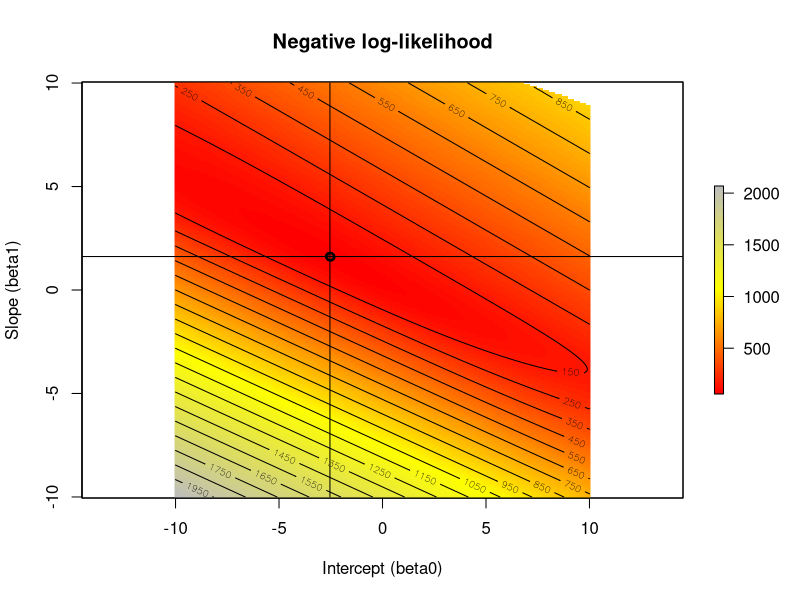
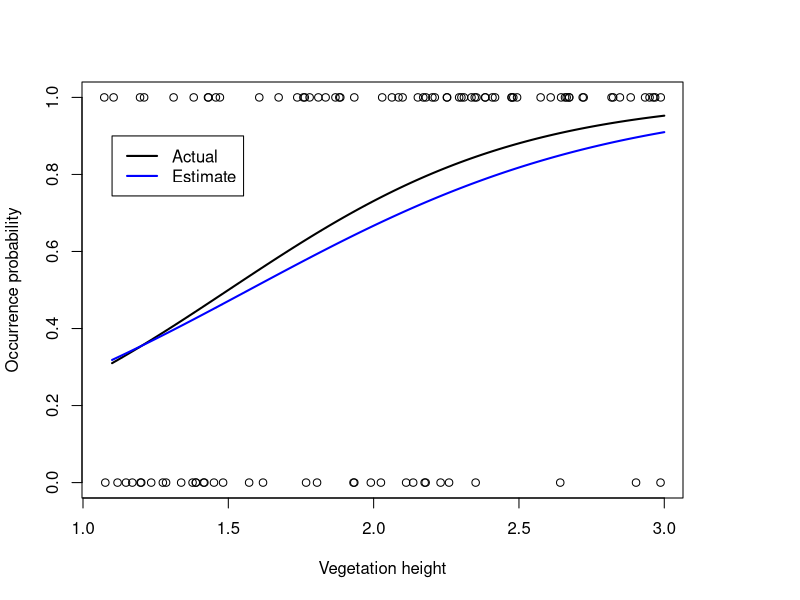

Source code (R) for these figures, in order:
#   Applied hierarchical modeling in ecology
#   Modeling distribution, abundance and species richness using R and BUGS
#   Volume 1: Prelude and Static models
#   Marc Kéry & J. Andy Royle
#
# Chapter 2. What are hierarchical models and how do we analyze them?
# =========================================================================

# 2.4 Classical inference based on likelihood
# ===========================================

# 2.4.1 The frequentist interpretation (no code)
# 2.4.2 Properties of MLEs (no code)
# 2.4.3 Delta approximation (no code)

# 2.4.4 Example: Classical inference for logistic regression
# ------------------------------------------------------------------------
# Simulate a covariate called vegHt for 100 sites
set.seed(2014)  # Set seed so we all get the same values of vegHt
M <- 100        # Number of sites surveyed
vegHt <- runif(M, 1, 3) # uniform from 1 to 3

# Suppose that occupancy probability increases with vegHt
# The relationship is described by an intercept of -3 and
#    a slope parameter of 2 on the logit scale
beta0 <- -3
beta1 <- 2
psi <- plogis(beta0 + beta1*vegHt) # apply inverse logit

# Now we go to 100 sites and observe presence or absence
z <- rbinom(M, 1, psi)

# Definition of negative log-likelihood.
negLogLike <- function(beta, y, x) {
  beta0 <- beta[1]
  beta1 <- beta[2]
  psi <- plogis(beta0 + beta1*x)
  likelihood <- psi^y * (1-psi)^(1-y) # same as next line:
  #   likelihood <- dbinom(y, 1, psi)
  return(-sum(log(likelihood)))
}

# Look at (negative) log-likelihood for 2 parameter sets
negLogLike(c(0,0), y=z, x=vegHt)
negLogLike(c(-3,2), y=z, x=vegHt) # Lower is better!

# Let's minimize it formally by function minimisation
starting.values <- c(beta0=0, beta1=0)
opt.out <- optim(starting.values, negLogLike, y=z, x=vegHt, hessian=TRUE)
(mles <- opt.out$par)     # MLEs are pretty close to truth

# Alternative 1: Brute-force grid search for MLEs
mat <- as.matrix(expand.grid(seq(-10,10,0.1), seq(-10,10,0.1)))
# above: Can vary resolution
nll <- array(NA, dim = nrow(mat))
for (i in 1:nrow(mat)){
  nll[i] <- negLogLike(mat[i,], y = z, x = vegHt)
}
which(nll == min(nll))
mat[which(nll == min(nll)),]

# Produce a likelihood surface, shown in Fig. 2-2.
library(raster)
r <- rasterFromXYZ(data.frame(x = mat[,1], y = mat[,2], z = nll))
mapPalette <- colorRampPalette(rev(c("grey", "yellow", "red")))
plot(r, col = mapPalette(100), main = "Negative log-likelihood",
     xlab = "Intercept (beta0)", ylab = "Slope (beta1)")
contour(r, add = TRUE, levels = seq(50, 2000, 100))

# Alternative 2: Use canned R function glm as a shortcut
(fm <- glm(z ~ vegHt, family = binomial)$coef)

# Add 3 sets of MLEs into plot
# 1. Add MLE from function minimisation
points(mles[1], mles[2], pch = 1, lwd = 2)
abline(mles[2],0)  # Put a line through the Slope value
lines(c(mles[1],mles[1]),c(-10,10))
# 2. Add MLE from grid search
points(mat[which(nll == min(nll)),1], mat[which(nll == min(nll)),2],
       pch = 1, lwd = 2)
# 3. Add MLE from glm function
points(fm[1], fm[2], pch = 1, lwd = 2)

# Note they are essentially all the same (as they should be)

Vc <- solve(opt.out$hessian)         # Get variance-covariance matrix
ASE <- sqrt(diag(Vc))                # Extract asymptotic SEs
print(ASE)

# Compare to SEs reported by glm() function (output thinned)
summary(glm(z ~ vegHt, family = binomial))

# Make a table with estimates, SEs, and 95% CI
mle.table <- data.frame(Est=mles,
                        ASE = sqrt(diag(solve(opt.out$hessian))))
mle.table$lower <- mle.table$Est - 1.96*mle.table$ASE
mle.table$upper <- mle.table$Est + 1.96*mle.table$ASE
mle.table

# Plot the actual and estimated response curves
plot(vegHt, z, xlab="Vegetation height", ylab="Occurrence probability")
plot(function(x) plogis(beta0 + beta1 * x), 1.1, 3, add=TRUE, lwd=2)
plot(function(x) plogis(mles[1] + mles[2] * x), 1.1, 3, add=TRUE,
     lwd=2, col="blue")
legend(1.1, 0.9, c("Actual", "Estimate"), col=c("black", "blue"), lty=1,
       lwd=2)


# 2.4.5 Bootstrapping
# ------------------------------------------------------------------------
nboot <- 1000   # Obtain 1000 bootstrap samples
boot.out <- matrix(NA, nrow=nboot, ncol=3)
dimnames(boot.out) <- list(NULL, c("beta0", "beta1", "psi.bar"))

for(i in 1:1000){
  # Simulate data
  psi <- plogis(mles[1] + mles[2] * vegHt)
  z <- rbinom(M, 1, psi)
  
  # Fit model
  tmp <- optim(mles, negLogLike, y=z, x=vegHt, hessian=TRUE)$par
  psi.mean <- plogis(tmp[1] + tmp[2] * mean(vegHt))
  boot.out[i,] <- c(tmp, psi.mean)
}

SE.boot <- sqrt(apply(boot.out, 2, var))  # Get bootstrap SE
names(SE.boot) <- c("beta0", "beta1", "psi.bar")

# 95% bootstrapped confidence intervals
apply(boot.out,2,quantile,c(0.025,0.975))

# Boostrap SEs
SE.boot

# Compare these with the ASEs for regression parameters
mle.table


# 2.4.6 Likelihood analysis of hierarchical models (no code)
# ------------------------------------------------------------------------

# 2.4.6.1 Discrete random variable
# ------------------------------------------------------------------------
set.seed(2014)
M <- 100                             # number of sites
vegHt <- runif(M, 1, 3)              # uniform from 1 to 3
psi <- plogis(beta0 + beta1 * vegHt) # occupancy probability
z <- rbinom(M, 1, psi)               # realised presence/absence
p <- 0.6                             # detection probability
J <- 3                               # sample each site 3 times
y <-rbinom(M, J, p*z)                # observed detection frequency

# Define negative log-likelihood.
negLogLikeocc <- function(beta, y, x, J) {
  beta0 <- beta[1]
  beta1 <- beta[2]
  p <- plogis(beta[3])
  psi <- plogis(beta0 + beta1*x)
  marg.likelihood <- dbinom(y, J, p)*psi + ifelse(y==0,1,0)*(1-psi)
  return(-sum(log(marg.likelihood)))
}

starting.values <- c(beta0=0, beta1=0,logitp=0)
(opt.out <- optim(starting.values, negLogLikeocc, y=y, x=vegHt,J=J,
                  hessian=TRUE))

sqrt(diag(solve(opt.out$hessian)))


# 2.4.6.2 A continuous latent variable
# ------------------------------------------------------------------------
# ~~~~ Following code not executable as is: ~~~~~~~~~~~~~~~~~~~~~~~~~~~~
# marg <- rep(NA, J+1)
# for(j in 0:J){
# marg[j] <- integrate(
# function(x){
# dbinom(j, J, plogis(x)) * dnorm(x, mu, sigma)},
# lower=-Inf,upper=Inf)$value
# }
# }
# ~~~~~~~~~~~~~~~~~~~~~~~~~~~~~~~~~~~~~~~~~~~~~~~~~~~~~~~~~~~~~~~~~~~~~~~

# nx = encounter frequencies, number inds. encountered 1, 2, ..., 14 times
nx <- c(34, 16, 10, 4, 2, 2, 0, 0, 0, 0, 0, 0, 0, 0)
nind <- sum(nx)      # Number of individuals observed
J <- 14              # Number of sample occasions

# Model Mh likelihood
Mhlik <- function(parms){
  mu <- parms[1]
  sigma <- exp(parms[2])
  # n0 = number of UNobserved individuals: N = nind + n0
  n0 <- exp(parms[3])
  
  # Compute the marginal probabilities for each possible value j=0,..,14
  marg <- rep(NA,J+1)
  for(j in 0:J){
    marg[j+1] <- integrate(
      function(x){dbinom(j, J, plogis(x)) * dnorm(x, mu, sigma)},
      lower=-Inf,upper=Inf)$value
  }
  
  # The negative log likelihood involves combinatorial terms computed
  # using lgamma()
  -1*(lgamma(n0 + nind + 1) - lgamma(n0 + 1) + sum(c(n0, nx) * log(marg)))
}
(tmp <- nlm(Mhlik, c(-1, 0, log(10)), hessian=TRUE))


(SE <- sqrt( (exp(tmp$estimate[3])^2)* diag(solve(tmp$hessian))[3] ) )


# 2.4.7 The R package ‘unmarked’ (no code)
# ------------------------------------------------------------------------
